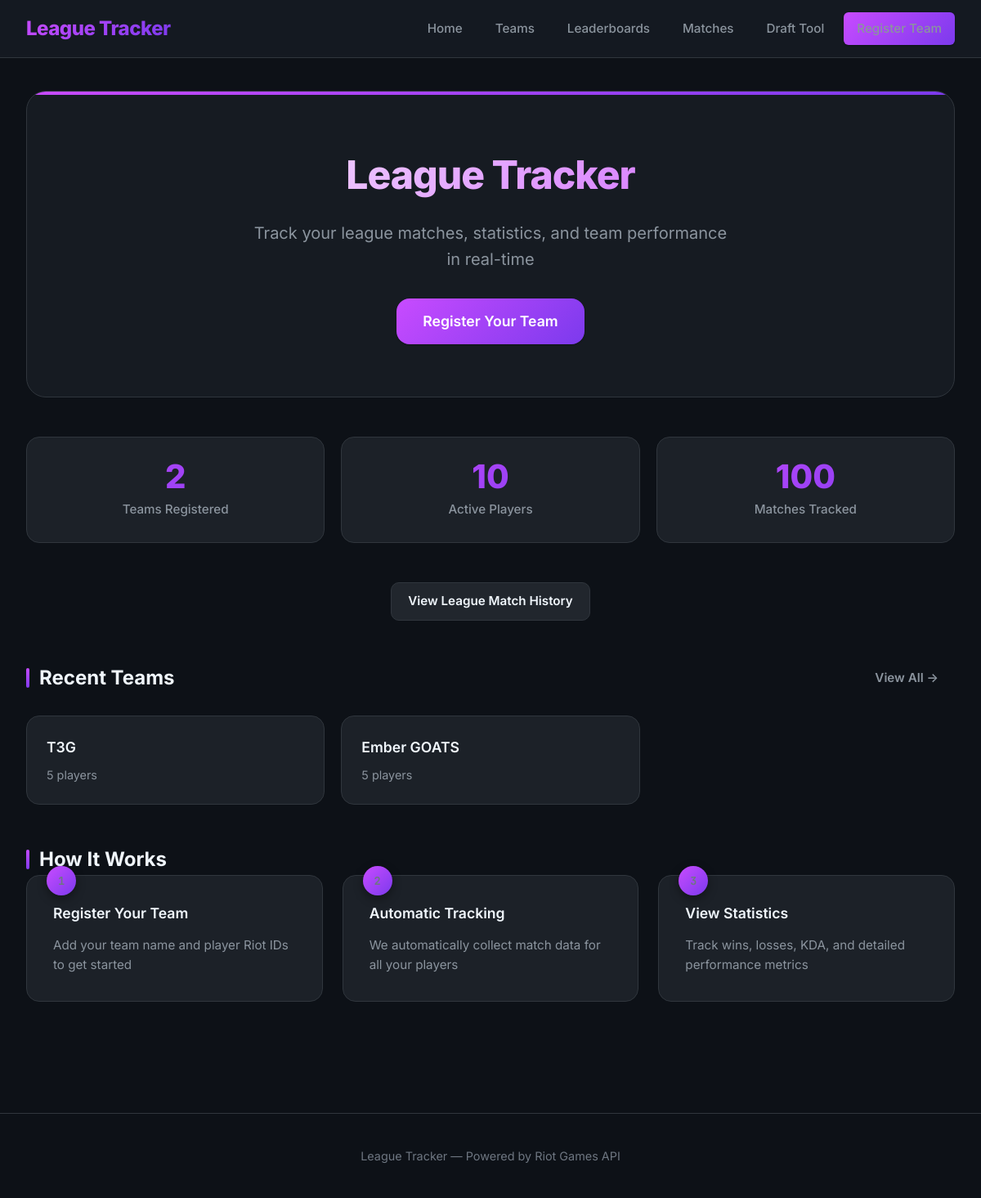
The page / on the database its author committed.
### league_tracker/src/database/__init__.py (models this page shows, shortened)
class Team(db.Model):
    __tablename__ = 'teams'
    id = db.Column(db.Integer, primary_key=True)
    name = db.Column(db.String(100), nullable=False, unique=True)
    created_at = db.Column(db.DateTime, default=db.func.current_timestamp())

### league_tracker/app.py (the view)
    @app.route('/')
    def index():
        teams = Team.query.order_by(Team.created_at.desc()).limit(5).all()
        total_teams = Team.query.count()
        total_players = db.session.query(db.func.count(db.distinct(team_players.c.player_id))).scalar() or 0
        total_matches = Match.query.count()
        return render_template('index.html',
                             teams=teams,
                             total_teams=total_teams,
                             total_players=total_players,
                             total_matches=total_matches)

### league_tracker/templates/index.html (shortened to what this page needs)
{% extends "base.html" %}
{% block content %}
<div class="hero">
    <h1>League Tracker</h1>
    <p>Track your league matches, statistics, and team performance in real-time</p>
    <a href="{{ url_for('signup') }}" class="btn btn-large btn-primary">Register Your Team</a>
</div>
<div class="stats-grid">
    <div class="stat-card">
        <div class="stat-number">{{ total_teams }}</div>
        <div class="stat-label">Teams Registered</div>
    </div>
    <div class="stat-card">
        <div class="stat-number">{{ total_players }}</div>
        <div class="stat-label">Active Players</div>
    </div>
    <div class="stat-card">
        <div class="stat-number">{{ total_matches }}</div>
        <div class="stat-label">Matches Tracked</div>
    </div>
</div>
<div class="text-center" style="margin: 2rem 0 3rem;">
    <a href="{{ url_for('league_matches') }}" class="btn btn-secondary">View League Match History</a>
</div>
<div class="section">
    <div class="section-header">
        <h2>Recent Teams</h2>
        <a href="{{ url_for('teams_list') }}" class="btn btn-ghost">View All →</a>
    </div>
    {% if teams %}
        <div class="teams-grid">
            {% for team in teams %}
                <a href="{{ url_for('team_detail', team_id=team.id) }}" class="team-card">
                    <h3>{{ team.name }}</h3>
                    <p>{{ team.players|length }} players</p>
                </a>
            {% endfor %}
        </div>
    {% else %}
        <div class="empty-state">
            <h2>No Teams Yet</h2>
            <p>Be the first to register your team and start tracking!</p>
            <a href="{{ url_for('signup') }}" class="btn btn-primary">Register Team</a>
        </div>
    {% endif %}
</div>
<div class="section">
    <h2>How It Works</h2>
    <div class="steps">
        <div class="step">
            <div class="step-number">1</div>
            <h3>Register Your Team</h3>
            <p>Add your team name and player Riot IDs to get started</p>
        </div>
        <div class="step">
            <div class="step-number">2</div>
            <h3>Automatic Tracking</h3>
            <p>We automatically collect match data for all your players</p>
        </div>
        <div class="step">
            <div class="step-number">3</div>
            <h3>View Statistics</h3>
            <p>Track wins, losses, KDA, and detailed performance metrics</p>
        </div>
    </div>
</div>
{% endblock %}

### rows shown on the page
Team: name "T3G", players|length "5"
Team: name "Ember GOATS", players|length "5"

### other values the page prints
{{ total_teams }} "2"
{{ total_players }} "10"
{{ total_matches }} "100"
